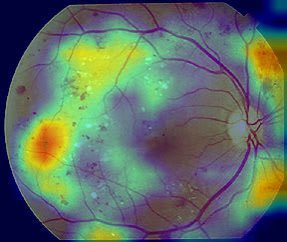
#> input picture netra-app/data/images/CASE-1789845669769-AE88_gradcam_1790068997818.jpg, 287 x 242 px
$ python -i quality_check.py   (imports and definitions only)   (older library calls are emulated)
#> lines starting #> are read from the running program, lines starting #| are printed output that depends on the picture; after the words box and inside, x2 and y2 are one past the last pixel; in counts of white or black regions, pixels touching at a corner belong together
"""
Netra Step 2: Fundus Image Quality Check (Python OpenCV Reference Implementation)
Runs 4 clinical quality checks before DR AI inference:
1. FOV Masking & Coverage Ratio (CR_FOV)
2. Focus Score via Modified Laplacian Variance (Var(Laplacian))
3. Illumination Uniformity (Mean Green Channel Luminance)
4. Saturation & Glare Ratio
"""

import cv2
import numpy as np
from typing import Dict, Any, List

def analyze_fundus_quality(image_path_or_bytes) -> Dict[str, Any]:
    # 1. Load Image
    if isinstance(image_path_or_bytes, str):
        img = cv2.imread(image_path_or_bytes)
#> img is the input picture: shape (242, 287, 3); mean B, G, R 101.1, 110.7, 95.7
    else:
        nparr = np.frombuffer(image_path_or_bytes, np.uint8)
        img = cv2.imdecode(nparr, cv2.IMREAD_COLOR)

    if img is None:
        return {
            "gradable": False,
            "quality_status": "rejected",
            "rejection_reasons": ["Invalid or corrupt image file"],
        }

    # Resize to standard width 512 for fast edge execution
    h, w = img.shape[:2]
#> h = 242; w = 287
    target_w = 512
    scale = target_w / float(w)
#> scale = 1.78
    img_resized = cv2.resize(img, (target_w, int(h * scale)), interpolation=cv2.INTER_AREA)

    # Extract Green Channel (Highest contrast for retinal structures)
    green_ch = img_resized[:, :, 1]
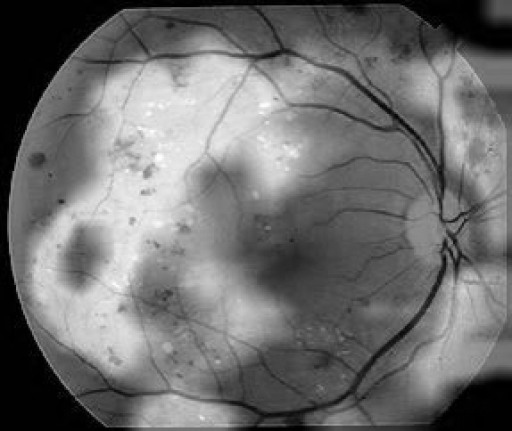
#> green_ch: shape (431, 512); min 0, max 255, mean 110.6

    # 2. Compute FOV Mask (Threshold background pixels)
    gray = cv2.cvtColor(img_resized, cv2.COLOR_BGR2GRAY)
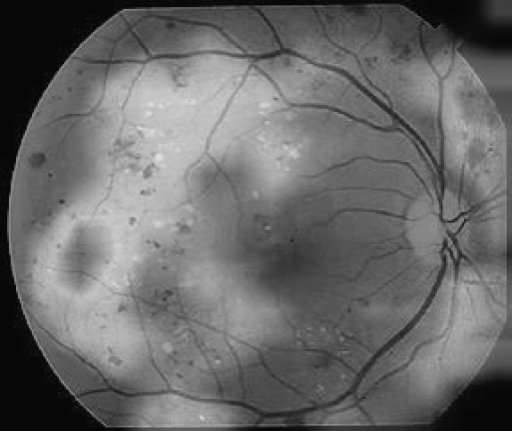
#> gray: shape (431, 512); min 4, max 223, mean 105.1
    _, fov_mask = cv2.threshold(gray, 20, 255, cv2.THRESH_BINARY)
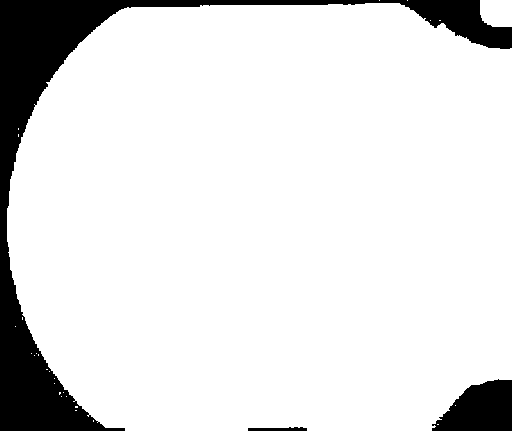
#> fov_mask: shape (431, 512); 88.6% white; 3 black regions, box (x1, y1, x2, y2) and area: (0, 0, 512, 431) 21937, (432, 379, 512, 431) 2991, (248, 427, 307, 431) 186

    fov_pixels = cv2.countNonZero(fov_mask)
#> fov_pixels = 195558
    total_pixels = img_resized.shape[0] * img_resized.shape[1]
#> total_pixels = 220672
    fov_coverage_ratio = fov_pixels / float(total_pixels)
#> fov_coverage_ratio = 0.886

    if fov_pixels == 0:
        return {
            "gradable": False,
            "quality_status": "rejected",
            "rejection_reasons": ["No retinal field detected (Black Image)"],
        }

    # 3. Illumination & Glare Check
    mean_illumination = cv2.mean(green_ch, mask=fov_mask)[0]
#> mean_illumination = 124.6

    # Saturated glare pixels (intensity > 245 inside FOV)
    _, glare_mask = cv2.threshold(green_ch, 245, 255, cv2.THRESH_BINARY)
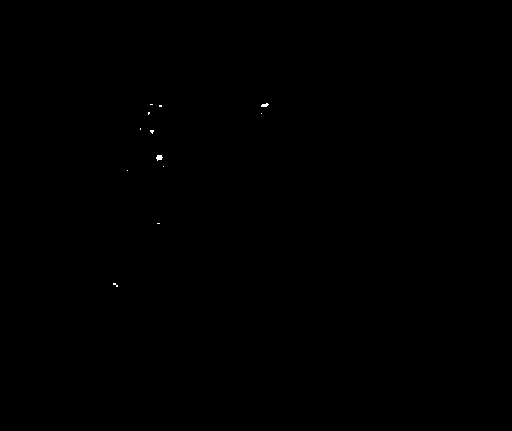
#> glare_mask: shape (431, 512); 0.04% white in thin lines or dots, all inside (x1, y1, x2, y2) = (113, 103, 269, 287)
    glare_mask = cv2.bitwise_and(glare_mask, fov_mask)
    glare_pixels = cv2.countNonZero(glare_mask)
#> glare_pixels = 94
    glare_ratio = glare_pixels / float(fov_pixels)
#> glare_ratio = 0.000481

    # 4. Focus Score (Laplacian Variance inside FOV)
    laplacian = cv2.Laplacian(green_ch, cv2.CV_64F)
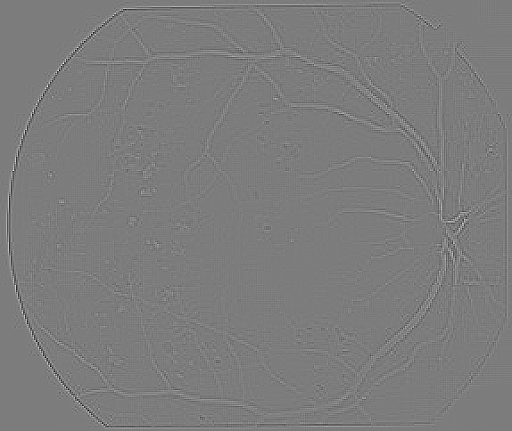
#> laplacian: shape (431, 512) float64; min -185, max 193, mean 0; drawn with min black and max white
    # Mask out background to prevent edge boundary artificially inflating score
    kernel = np.ones((5, 5), np.uint8)
    eroded_fov = cv2.erode(fov_mask, kernel, iterations=2)
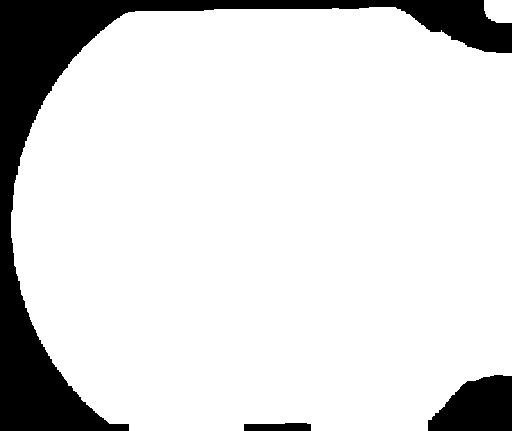
#> eroded_fov: shape (431, 512); 86.1% white; 3 black regions, box (x1, y1, x2, y2) and area: (0, 0, 512, 431) 26643, (428, 375, 512, 431) 3555, (244, 423, 311, 431) 491

    laplacian_fov = laplacian[eroded_fov > 0]
    if len(laplacian_fov) > 0:
        focus_score = float(np.var(laplacian_fov))
#> focus_score = 99.95
    else:
        focus_score = 0.0

    # 5. Clinical Rejection Thresholds
    rejection_reasons: List[str] = []

    if fov_coverage_ratio < 0.35:
        rejection_reasons.append("Insufficient Retinal Field of View (<35% of frame)")

    if focus_score < 60.0:
        rejection_reasons.append(f"Out of Focus / Blurry (Laplacian Variance: {focus_score:.1f} < 60.0)")

    if mean_illumination < 25.0:
        rejection_reasons.append(f"Severe Under-Exposure (Mean Luminance: {mean_illumination:.1f} < 25.0)")
    elif mean_illumination > 225.0:
        rejection_reasons.append(f"Severe Over-Exposure / Flash Saturation ({mean_illumination:.1f} > 225.0)")

    if glare_ratio > 0.08:
        rejection_reasons.append(f"Corneal Glare / Flash Reflection (>8% saturated pixels)")

    gradable = len(rejection_reasons) == 0
    if gradable:
        quality_status = "passed" if focus_score >= 100.0 and glare_ratio <= 0.03 else "warning"
#> quality_status = 'warning'
    else:
        quality_status = "rejected"

    return {
        "gradable": gradable,
        "quality_status": quality_status,
        "rejection_reasons": rejection_reasons,
        "fov_coverage_ratio": round(fov_coverage_ratio, 3),
        "focus_score": round(focus_score, 1),
        "mean_illumination": round(mean_illumination, 1),
        "glare_ratio": round(glare_ratio, 3),
        "retina_visible": fov_coverage_ratio >= 0.35 and mean_illumination >= 25.0,
    }

# [2 lines not run here, left out]

>>> result = analyze_fundus_quality('../../data/images/CASE-1789845669769-AE88_gradcam_1790068997818.jpg')
#> result = {'gradable': True, 'quality_status': 'warning', 'rejection_reasons': [], 'fov_coverage_ratio': 0.886, 'focus_score': 100, 'mean_illumination': 124.6, 'glare_ratio': 0, 'retina_visible': True}
